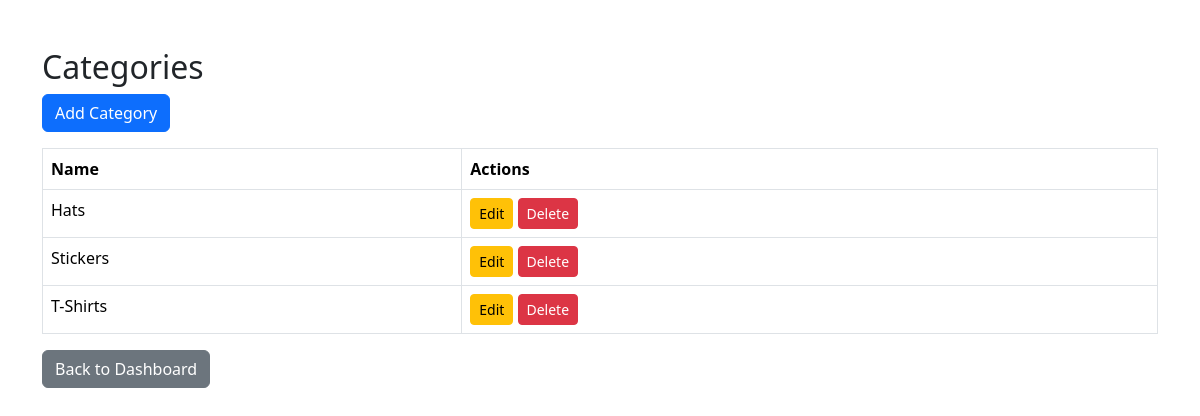
Screenshot of /admin/categories/index.php with the database file from the repository.
### tables this page shows
CREATE TABLE categories (
  id INT UNSIGNED AUTO_INCREMENT PRIMARY KEY,
  name VARCHAR(50)
);

### admin/categories/functions.php (called while the page is built, shortened)
<?php
function get_categories($connect)
{
    $q = "SELECT * FROM categories ORDER BY name";
    $result = mysqli_query($connect, $q);
    return $result;
}
?>

### admin/categories/index.php (the view, shortened to what this page needs)
<?php
include('../includes/connect.php');
include('functions.php');
$categories = get_categories($connect);
?>
<!DOCTYPE html>
<html lang="en">
<head>
    <link href="https://cdn.jsdelivr.net/npm/bootstrap@5.3.2/dist/css/bootstrap.min.css" rel="stylesheet">
</head>
<body>
    <div class="container mt-5">
        <h2>Categories</h2>
        <a href="add.php" class="btn btn-primary mb-3">Add Category</a>
        <table class="table table-bordered">
            <thead>
                <tr>
                    <th>Name</th>
                    <th>Actions</th>
                </tr>
            </thead>
            <tbody>
                <?php while ($row = mysqli_fetch_assoc($categories)): ?>
                    <tr>
                        <td><?php echo $row['name']; ?></td>
                        <td>
                            <a href="edit.php?id=<?php echo $row['id']; ?>" class="btn btn-sm btn-warning">Edit</a>
                            <a href="delete.php?id=<?php echo $row['id']; ?>" class="btn btn-sm btn-danger" onclick="return confirm('Are you sure?')">Delete</a>
                        </td>
                    </tr>
                <?php endwhile; ?>
            </tbody>
        </table>
        <a href="../index.php" class="btn btn-secondary">Back to Dashboard</a>
    </div>
</body>
</html>

### rows the page displays
categories: name "Hats"
categories: name "Stickers"
categories: name "T-Shirts"
